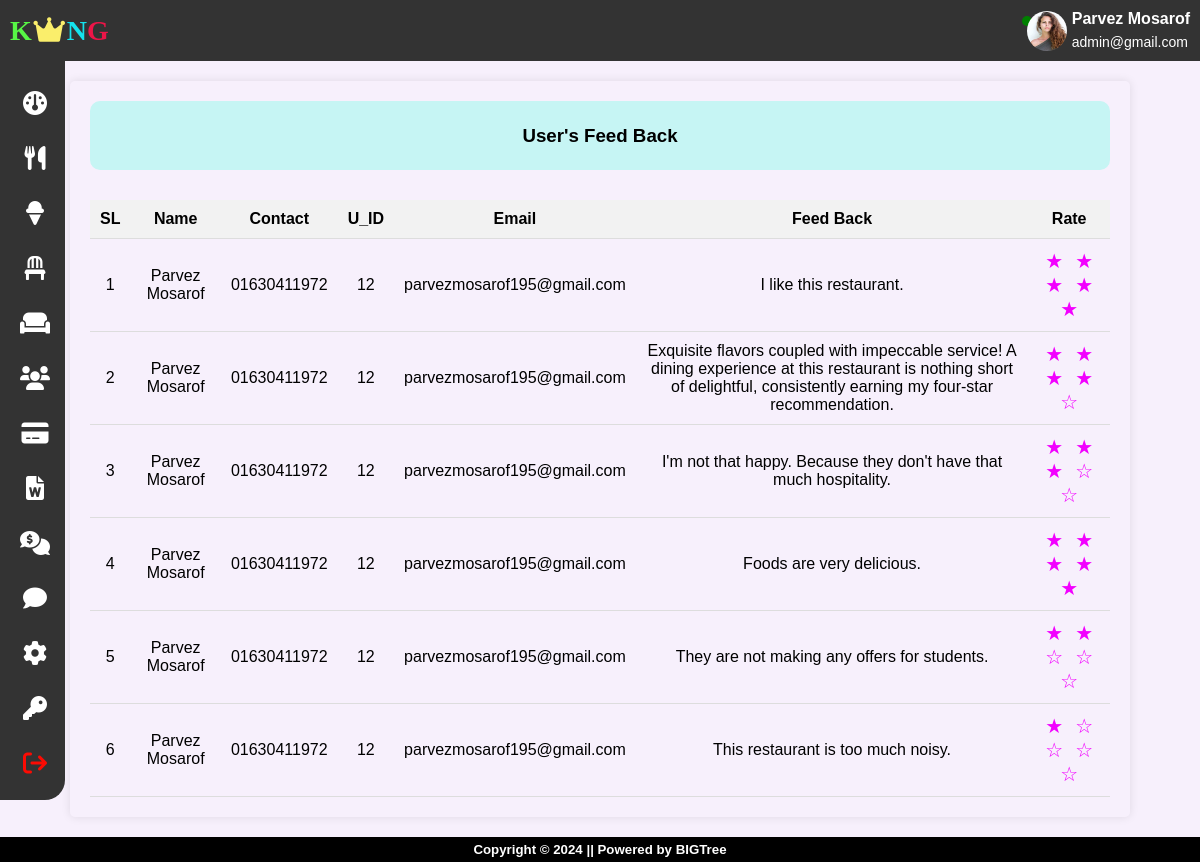
The app's page /rstms/admin/user-feedback.php (signed in) with its own data.
### tables this page shows
CREATE TABLE `tbl_feedback` (
  `f_id` int(11) NOT NULL,
  `f_content` varchar(255) NOT NULL,
  `u_id` int(11) NOT NULL,
  `f_rate` int(11) NOT NULL
);

CREATE TABLE `users` (
  `u_id` int(11) NOT NULL,
  `u_name` varchar(255) NOT NULL,
  `u_contact` varchar(255) NOT NULL,
  `u_email` varchar(255) NOT NULL,
  `u_occ` varchar(255) NOT NULL,
  `u_paddress` varchar(255) NOT NULL,
  `u_dob` date NOT NULL,
  `u_img` text NOT NULL,
  `u_password` varchar(255) NOT NULL,
  `verification_code` varchar(255) NOT NULL,
  `email_verified_at` timestamp NOT NULL DEFAULT current_timestamp()
);

### rstms/admin/user-feedback.php (the view, shortened to what this page needs)
<?php
    include('includes/header.php');
    include('includes/sidebar.php');
?>
<div class="container">
	<div class="header">
		<h3>User's Feed Back</h3>
	</div>
	<div class="table">
		<table class="ftable">
			<thead>
				<tr>
					<th>SL</th>
					<th>Name</th>
					<th>Contact</th>
					<th>U_ID</th>
					<th>Email</th>
					<th>Feed Back</th>
					<th>Rate</th>
				</tr>
			</thead>
			<tbody>
				<?php
				$sql = $conn->prepare("SELECT f.*, u.u_name, u.u_contact, u.u_email FROM tbl_feedback f INNER JOIN users u ON f.u_id = u.u_id");
				$sql ->execute();
				$result = $sql->get_result();
				if ($result && $result->num_rows>0) {
					$sl = 1;
					while ($row = $result->fetch_assoc()) {
						echo "<tr>";
						echo "<td>{$sl}</td>";
						echo "<td>".htmlspecialchars($row['u_name'])."</td>";
						echo "<td>".htmlspecialchars($row['u_contact'])."</td>";
						echo "<td>".htmlspecialchars($row['u_id'])."</td>";
						echo "<td>".htmlspecialchars($row['u_email'])."</td>";
						echo "<td>".htmlspecialchars($row['f_content'])."</td>";
						echo "<td class='rating'>".htmlspecialchars($row['f_rate'])."</td>";
						echo "</tr>";
						$sl ++;
					}
				}
				?>
			</tbody>
		</table>
	</div>
</div>
<?php
    include('includes/footer.php');
?>

### rstms/admin/includes/sidebar.php (shortened to what this page needs)
<nav class="navbar">
	<div class="row">
		<div class="logo">
			<a href="dashboard.php"><span style="color: #57f745; font-family: Matura MT Script Capitals;">K</span><i class="fa-solid fa-crown"></i><span style="color: #15e2ed;font-family: Algerian;">N</span><span style="color: #ed1548;font-family: Lucida Sans;">G</span></a>
		</div>
		<div class="admin-prof"style="display: flex;align-items:center;">
			<?php
			if (isset($_SESSION['admin_email'])) {
				$a_email = $_SESSION['admin_email'];
				$sql_admin = $conn->prepare("SELECT a_name, a_email, a_img FROM admin WHERE a_email = ?");
				$sql_admin -> bind_param("s", $a_email);
				$sql_admin -> execute();
				$result_admin = $sql_admin->get_result();
				if ($result_admin && $result_admin->num_rows>0) {
					$row = $result_admin->fetch_assoc()
			?>
					<div class="active-indicator"></div>
					<img src="<?php echo $row['a_img']; ?>" alt="admin profile">
					<div class="detils">
						<span class="admin-name"><?php echo $row['a_name']; ?></span><br>
		                <span class="admin-email"><?php echo $row['a_email']; ?></span>
					</div>
			<?php
				}
			}
			?>
		</div>
	</div>
</nav>
		<div class="side-bar">
			<div class="category">
				<div class="bar">
					<a href="dashboard.php"><i class="fa-solid fa-gauge"></i></a>
				</div>
				<div class="bar">
					<a href="category.php"><i class="fa-solid fa-utensils"></i> </a>
				</div>
				<div class="bar">
					<a href="foodmenu.php"><i class="fa-solid fa-ice-cream"></i> </a>
				</div>
				<div class="bar">
					<a href="table.php"><i class="fa-solid fa-chair"></i> </a>
				</div>
				<div class="bar">
					<a href="bookedtable.php"><i class="fa-solid fa-couch"></i></a>
				</div>
				<div class="bar">
					<a href="userdetails.php"><i class="fa-solid fa-users"></i> </a>
				</div>
				<div class="bar">
					<a href="payment-status.php"><i class="fa-solid fa-credit-card"></i> </a>
				</div>
				<div class="bar">
					<a href="sales-report.php"><i class="fa-solid fa-file-word"></i> </a>
				</div>
				<div class="bar">
					<a href="contactus-details.php"><i class="fa-solid fa-comments-dollar"></i></a>
				</div>
				<div class="bar">
					<a href="user-feedback.php"><i class="fa-solid fa-comment"></i></i></a>
				</div>
				<div class="bar">
					<a href="admin-profile.php"><i class="fa-solid fa-gear"></i></a>
				</div>
				<div class="bar">
					<a href="changepass.php"><i class="fa-solid fa-key"></i>  </a>
				</div>
				<div class="bar">
					<a href="includes/logout.php"><i class="fa-solid fa-arrow-right-from-bracket"></i> </a>
				</div>
			</div>
		</div>

### rstms/assets/css/admin.css (style rules this page uses)
body { font-family: 'Arial', sans-serif; margin: 0; padding: 0; background-color: #f4f4f4; }
.navbar { background-color: #333; color: #fff; padding: 10px; }
.navbar .row { display: flex; align-items: center; justify-content: space-between; }
.logo a { margin: 0; font-size: 28px; font-family: Arial; font-weight: bolder; color: #fff; text-decoration: none; }
.admin-prof { display: flex; align-items: center; }
.admin-prof img { width: 40px; height: 40px; border-radius: 50%; margin-right: 5px; }
.admin-name { display: inline-block; font-weight: bold; margin-bottom: 5px; }
.admin-email { display: inline-block; font-size: 14px; }
.side-bar { background-color: #333; height: auto; width: 65px; margin-bottom: 20px; border-radius: 0 0 20px 0; float: left; }
.bar { margin-left: 20px; padding-top: 20px; }
.bar a { display: inline-block; text-decoration: none; color: #fff; cursor: pointer; padding-top: 10px; }
.fa-gauge, .fa-utensils, .fa-ice-cream, .fa-chair, .fa-book-atlas, .fa-key, .fa-users, .fa-gear, .fa-couch, .fa-comments-dollar, .fa-comment, .fa-credit-card, .fa-file-word { font-size: 24px; }
.fa-arrow-right-from-bracket { color: #fc0b03; font-size: 24px; padding-bottom: 25px; }
.fa-crown { color: #faee6b; }

### rstms/admin/includes/sidebar.php (style rules this page uses)
.active-indicator { width: 10px; height: 10px; background-color: green; border-radius: 50%; margin-right: -5px; margin-top: -20px; animation: pulse 0.5s infinite alternate; }

### rstms/admin/user-feedback.php (style rules this page uses)
body { font-family: Arial, sans-serif; margin: 0; padding: 0; background-color: #f7f0fc; }
.container { max-width: 85%; margin: 20px auto; padding: 20px; border-radius: 5px; box-shadow: 0 0 10px rgba(0, 0, 0, 0.1); }
.header { text-align: center; margin-bottom: 30px; background-color: #c6f5f4; padding: 5px; border-radius: 10px; }
.table { overflow-x: auto; }
.ftable { width: 100%; border-collapse: collapse; }
.ftable th, .ftable td { padding: 10px; text-align: center; border-bottom: 1px solid #ddd; }
.ftable th { background-color: #f2f2f2; }
.rating { text-align: center; }

### records on screen
tbl_feedback: u.u_name "Parvez Mosarof", u.u_contact "01630411972", u "12", u.u_email "parvezmosarof195@gmail.com", f_content "I like this restaurant."
tbl_feedback: u.u_name "Parvez Mosarof", u.u_contact "01630411972", u "12", u.u_email "parvezmosarof195@gmail.com", f_content "Exquisite flavors coupled with impeccable service! A dining experience at this restaurant is nothing short of delightful, consistently earning my four-star recommendation."
tbl_feedback: u.u_name "Parvez Mosarof", u.u_contact "01630411972", u "12", u.u_email "parvezmosarof195@gmail.com", f_content "I'm not that happy. Because they don't have that much hospitality."
tbl_feedback: u.u_name "Parvez Mosarof", u.u_contact "01630411972", u "12", u.u_email "parvezmosarof195@gmail.com", f_content "Foods are very delicious."
tbl_feedback: u.u_name "Parvez Mosarof", u.u_contact "01630411972", u "12", u.u_email "parvezmosarof195@gmail.com", f_content "They are not making any offers for students."
tbl_feedback: u.u_name "Parvez Mosarof", u.u_contact "01630411972", u "12", u.u_email "parvezmosarof195@gmail.com", f_content "This restaurant is too much noisy."

### other values on screen
$row['a_name'] "Parvez Mosarof"
$row['a_email'] "admin@gmail.com"
